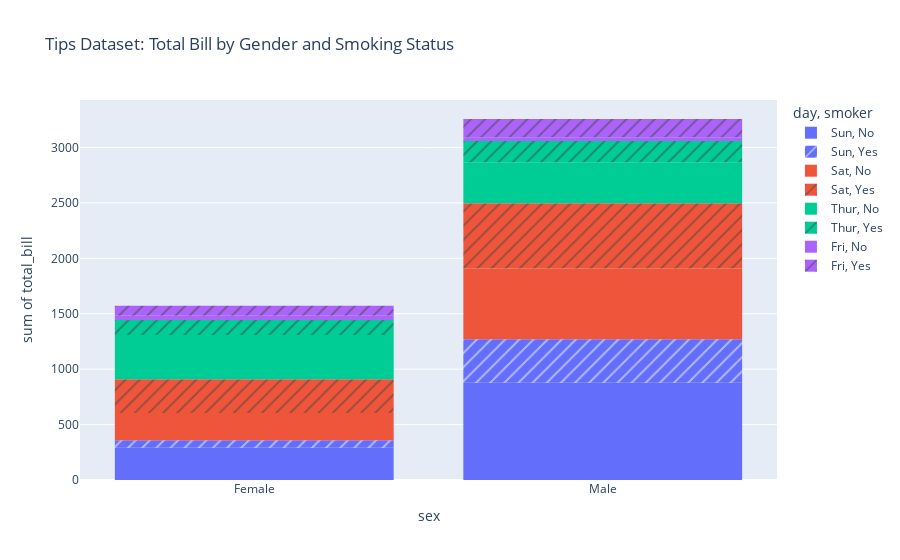

The cell this chart's notebook holds for it:
### Markdown cell above
## Answer:

### Code cell
# Plot a histogram for "sex" and "total_bill" columns using Plotly express
fig = px.histogram(tips, x="sex", y="total_bill", 
                   color="day", pattern_shape="smoker",
                   title="Tips Dataset: Total Bill by Gender and Smoking Status")

fig.show()

### Figure 1 — Plotly figure (JSON) as saved in the notebook; plotly's stock layout.template omitted (floating-point values rounded to 4 significant figures)
{"data": [{"alignmentgroup": "True", "bingroup": "x", "histfunc": "sum", "hovertemplate": "day=Sun<br>smoker=No<br>sex=%{x}<br>sum of total_bill=%{y}<extra></extra>", "legendgroup": "Sun, No", "marker": {"color": "#636efa", "pattern": {"shape": ""}}, "name": "Sun, No", "offsetgroup": "Sun, No", "orientation": "v", "showlegend": true, "type": "histogram", "x": ["Female", "Male", "Male", "Male", "Female", "Male", "Male", "Male", "Male", "Male", "Male", "Female", "Male", "Male", "Female", "Male", "Female", "Male", "Female", "Male", "Male", "Male", "Male", "Male", "Male", "Male", "Male", "Male", "Male", "Female", "Female", "Male", "Male", "Male", "Male", "Male", "Female", "Female", "Male", "Male", "Male", "Male", "Male", "Male", "Female", "Male", "Female", "Female", "Male", "Male", "Male", "Female", "Male", "Male", "Male", "Male", "Male"], "xaxis": "x", "y": [16.99, 10.34, 21.01, 23.68, 24.59, 25.29, 8.77, 26.88, 15.04, 14.78, 10.27, 35.26, 15.42, 18.43, 14.83, 21.58, 10.33, 16.29, 16.97, 17.46, 13.94, 9.68, 30.4, 18.29, 22.23, 32.4, 28.55, 18.04, 12.54, 10.29, 34.81, 9.94, 25.56, 19.49, 38.07, 23.95, 25.71, 17.31, 29.93, 14.07, 13.13, 17.26, 24.55, 19.77, 29.85, 48.17, 25, 13.39, 16.49, 21.5, 12.66, 16.21, 13.81, 24.52, 20.76, 31.71, 20.69], "yaxis": "y"}, {"alignmentgroup": "True", "bingroup": "x", "histfunc": "sum", "hovertemplate": "day=Sun<br>smoker=Yes<br>sex=%{x}<br>sum of total_bill=%{y}<extra></extra>", "legendgroup": "Sun, Yes", "marker": {"color": "#636efa", "pattern": {"shape": "/"}}, "name": "Sun, Yes", "offsetgroup": "Sun, Yes", "orientation": "v", "showlegend": true, "type": "histogram", "x": ["Female", "Male", "Male", "Male", "Male", "Male", "Male", "Female", "Male", "Male", "Male", "Male", "Male", "Male", "Female", "Male", "Female", "Male", "Male"], "xaxis": "x", "y": [17.51, 7.25, 31.85, 16.82, 32.9, 17.89, 14.48, 9.6, 34.63, 34.65, 23.33, 45.35, 23.17, 40.55, 20.9, 30.46, 18.15, 23.1, 15.69], "yaxis": "y"}, {"alignmentgroup": "True", "bingroup": "x", "histfunc": "sum", "hovertemplate": "day=Sat<br>smoker=No<br>sex=%{x}<br>sum of total_bill=%{y}<extra></extra>", "legendgroup": "Sat, No", "marker": {"color": "#EF553B", "pattern": {"shape": ""}}, "name": "Sat, No", "offsetgroup": "Sat, No", "orientation": "v", "showlegend": true, "type": "histogram", "x": ["Male", "Male", "Female", "Female", "Male", "Male", "Male", "Male", "Male", "Male", "Female", "Male", "Male", "Female", "Female", "Male", "Male", "Male", "Female", "Male", "Male", "Male", "Female", "Male", "Male", "Male", "Female", "Male", "Male", "Female", "Female", "Male", "Female", "Male", "Male", "Female", "Male", "Male", "Male", "Male", "Male", "Male", "Female", "Male", "Male"], "xaxis": "x", "y": [20.65, 17.92, 20.29, 15.77, 39.42, 19.82, 17.81, 13.37, 12.69, 21.7, 19.65, 9.55, 18.35, 15.06, 20.69, 17.78, 24.06, 16.31, 16.93, 18.69, 31.27, 16.04, 26.41, 48.27, 17.59, 20.08, 16.45, 20.23, 12.02, 17.07, 14.73, 10.51, 20.92, 18.24, 14, 7.25, 48.33, 20.45, 13.28, 11.61, 10.77, 10.07, 35.83, 29.03, 17.82], "yaxis": "y"}, {"alignmentgroup": "True", "bingroup": "x", "histfunc": "sum", "hovertemplate": "day=Sat<br>smoker=Yes<br>sex=%{x}<br>sum of total_bill=%{y}<extra></extra>", "legendgroup": "Sat, Yes", "marker": {"color": "#EF553B", "pattern": {"shape": "/"}}, "name": "Sat, Yes", "offsetgroup": "Sat, Yes", "orientation": "v", "showlegend": true, "type": "histogram", "x": ["Male", "Male", "Male", "Male", "Male", "Male", "Female", "Male", "Female", "Female", "Male", "Female", "Female", "Male", "Male", "Male", "Female", "Female", "Female", "Male", "Male", "Male", "Male", "Male", "Female", "Male", "Male", "Female", "Female", "Female", "Male", "Male", "Male", "Female", "Female", "Male", "Male", "Male", "Male", "Male", "Female", "Male"], "xaxis": "x", "y": [38.01, 11.24, 20.29, 13.81, 11.02, 18.29, 3.07, 15.01, 26.86, 25.28, 17.92, 44.3, 22.42, 15.36, 20.49, 25.21, 14.31, 10.59, 10.63, 50.81, 15.81, 26.59, 38.73, 24.27, 12.76, 30.06, 25.89, 13.27, 28.17, 12.9, 28.15, 11.59, 7.74, 30.14, 22.12, 24.01, 15.69, 15.53, 12.6, 32.83, 27.18, 22.67], "yaxis": "y"}, {"alignmentgroup": "True", "bingroup": "x", "histfunc": "sum", "hovertemplate": "day=Thur<br>smoker=No<br>sex=%{x}<br>sum of total_bill=%{y}<extra></extra>", "legendgroup": "Thur, No", "marker": {"color": "#00cc96", "pattern": {"shape": ""}}, "name": "Thur, No", "offsetgroup": "Thur, No", "orientation": "v", "showlegend": true, "type": "histogram", "x": ["Male", "Male", "Male", "Male", "Female", "Male", "Female", "Male", "Male", "Male", "Male", "Female", "Female", "Female", "Male", "Female", "Male", "Male", "Female", "Female", "Male", "Female", "Female", "Male", "Male", "Female", "Female", "Female", "Female", "Female", "Female", "Female", "Female", "Female", "Male", "Male", "Female", "Female", "Female", "Female", "Female", "Male", "Male", "Male", "Female"], "xaxis": "x", "y": [27.2, 22.76, 17.29, 16.66, 10.07, 15.98, 34.83, 13.03, 18.28, 24.71, 21.16, 10.65, 12.43, 24.08, 11.69, 13.42, 14.26, 15.95, 12.48, 29.8, 8.52, 14.52, 11.38, 22.82, 19.08, 20.27, 11.17, 12.26, 18.26, 8.51, 10.33, 14.15, 13.16, 17.47, 34.3, 41.19, 27.05, 16.43, 8.35, 18.64, 11.87, 9.78, 7.51, 7.56, 18.78], "yaxis": "y"}, {"alignmentgroup": "True", "bingroup": "x", "histfunc": "sum", "hovertemplate": "day=Thur<br>smoker=Yes<br>sex=%{x}<br>sum of total_bill=%{y}<extra></extra>", "legendgroup": "Thur, Yes", "marker": {"color": "#00cc96", "pattern": {"shape": "/"}}, "name": "Thur, Yes", "offsetgroup": "Thur, Yes", "orientation": "v", "showlegend": true, "type": "histogram", "x": ["Male", "Male", "Male", "Female", "Male", "Male", "Male", "Male", "Female", "Female", "Male", "Male", "Female", "Female", "Female", "Male", "Female"], "xaxis": "x", "y": [19.44, 32.68, 16, 19.81, 28.44, 15.48, 16.58, 10.34, 43.11, 13, 13.51, 18.71, 12.74, 13, 16.4, 20.53, 16.47], "yaxis": "y"}, {"alignmentgroup": "True", "bingroup": "x", "histfunc": "sum", "hovertemplate": "day=Fri<br>smoker=No<br>sex=%{x}<br>sum of total_bill=%{y}<extra></extra>", "legendgroup": "Fri, No", "marker": {"color": "#ab63fa", "pattern": {"shape": ""}}, "name": "Fri, No", "offsetgroup": "Fri, No", "orientation": "v", "showlegend": true, "type": "histogram", "x": ["Male", "Female", "Male", "Female"], "xaxis": "x", "y": [22.49, 22.75, 12.46, 15.98], "yaxis": "y"}, {"alignmentgroup": "True", "bingroup": "x", "histfunc": "sum", "hovertemplate": "day=Fri<br>smoker=Yes<br>sex=%{x}<br>sum of total_bill=%{y}<extra></extra>", "legendgroup": "Fri, Yes", "marker": {"color": "#ab63fa", "pattern": {"shape": "/"}}, "name": "Fri, Yes", "offsetgroup": "Fri, Yes", "orientation": "v", "showlegend": true, "type": "histogram", "x": ["Male", "Female", "Female", "Male", "Male", "Male", "Male", "Female", "Female", "Male", "Female", "Male", "Male", "Female", "Female"], "xaxis": "x", "y": [28.97, 5.75, 16.32, 40.17, 27.28, 12.03, 21.01, 11.35, 15.38, 12.16, 13.42, 8.58, 13.42, 16.27, 10.09], "yaxis": "y"}], "layout": {"barmode": "relative", "legend": {"title": {"text": "day, smoker"}, "tracegroupgap": 0}, "title": {"text": "Tips Dataset: Total Bill by Gender and Smoking Status"}, "xaxis": {"anchor": "y", "domain": [0, 1], "title": {"text": "sex"}}, "yaxis": {"anchor": "x", "domain": [0, 1], "title": {"text": "sum of total_bill"}}}}
